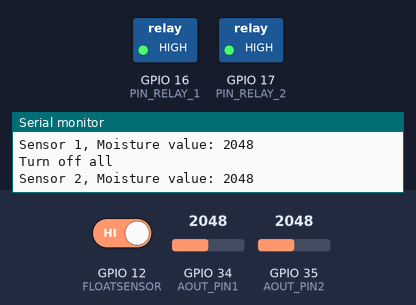
Recording of a sketch running on a simulated ESP32. Shown: switched loads named in the sketch (green lamp = pin HIGH), the last lines printed to the serial monitor. The test bench sets the inputs (shaded band); at power-on: GPIO 34 (AOUT_PIN1) = 2048, GPIO 35 (AOUT_PIN2) = 2048, GPIO 12 (FLOATSENSOR) HIGH.

Above: at 1.2 s.
1.3 s: GPIO 34 (AOUT_PIN1) set to 2157
2.8 s: GPIO 34 (AOUT_PIN1) set to 2232
At 3.7 s:
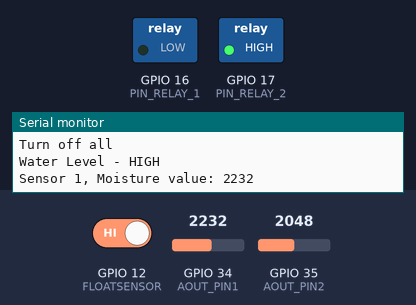
4.4 s: GPIO 35 (AOUT_PIN2) set to 2137
7.4 s: GPIO 35 (AOUT_PIN2) set to 2234
At 7.9 s:
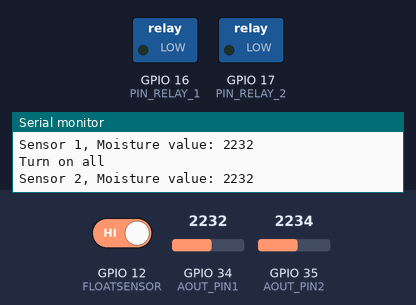
8.9 s: GPIO 34 (AOUT_PIN1) set to 491
At 9.9 s:
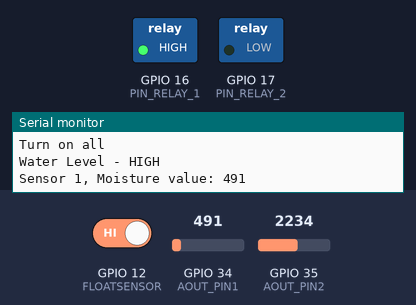
10.5 s: GPIO 12 (FLOATSENSOR) driven LOW
At 11.2 s:
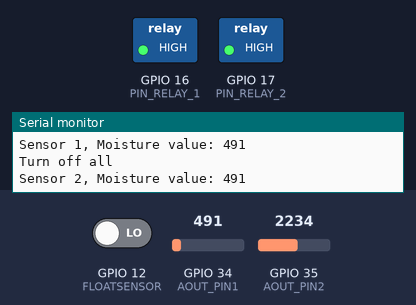
Timing chart, 0 to 13.1 s (numbered marks = the images above; inputs shaded):
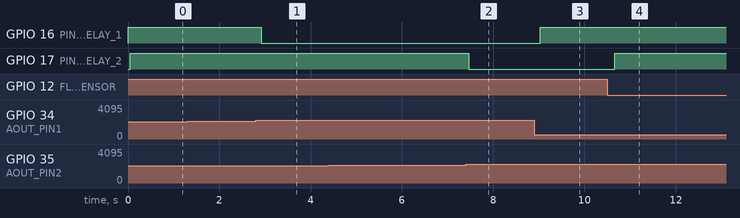

The sketch:

ESP32-Offline.ino
```cpp
#define PIN_RELAY_1  16 // The ESP32 pin GPIO16 connected to the IN1 pin of relay module
#define PIN_RELAY_2  17 // The ESP32 pin GPIO17 connected to the IN2 pin of relay module
// Unused relay, can be turned on if needed
#define PIN_RELAY_3  18 // The ESP32 pin GPIO18 connected to the IN3 pin of relay module
#define PIN_RELAY_4  19 // The ESP32 pin GPIO19 connected to the IN4 pin of relay module
#define AOUT_PIN1 34 // ESP32 pin GPIO36 (ADC0) that connects to AOUT pin of moisture sensor
#define AOUT_PIN2 35 // ESP32 pin GPIO34 (ADC0) that connects to AOUT pin of moisture sensor

#define DRYNESS 2200 // ESP32 pin GPIO34 (ADC0) that connects to AOUT pin of moisture sensor
const int FLOATSENSOR = 12;
bool float_Sensor = true;

// the soil will return 3600 when dry, 2000 when it's wet
void setup() {
  Serial.begin(9600);
  // initialize digital pin as an output.
  pinMode(PIN_RELAY_1, OUTPUT);
  pinMode(PIN_RELAY_2, OUTPUT);
  pinMode(FLOATSENSOR, INPUT_PULLUP);
}
void loop() {


  float_Sensor = digitalRead(FLOATSENSOR);

  if (float_Sensor == HIGH){
    float_Sensor = 1;
    Serial.println("Water Level - HIGH");
  }else {
    float_Sensor = 0;
    Serial.println("Water Level - LOW");
  }
// these should be wrapped into a function, having code like this is not great
// classes aren't neeeded but I will think about maybe writing one if time permits

  int value1 = analogRead(AOUT_PIN1); // read the analog value from sensor
  Serial.print("Sensor 1, Moisture value: ");
  Serial.println(value1);

  if ((value1 > DRYNESS) && (float_Sensor == true)){
  Serial.println("Turn on all");
  digitalWrite(PIN_RELAY_1, LOW);
  }else{
  Serial.println("Turn off all");
  digitalWrite(PIN_RELAY_1, HIGH);
  }


// class/function
  int value2 = analogRead(AOUT_PIN2); // read the analog value from sensor
  Serial.print("Sensor 2, Moisture value: ");
  Serial.println(value1);


  if ((value2 > DRYNESS) && (float_Sensor == true)){
  Serial.println("Turn on all");
  digitalWrite(PIN_RELAY_2, LOW);
  }else{
  Serial.println("Turn off all");
  digitalWrite(PIN_RELAY_2, HIGH);
  }
 }
```

Measured:
- the behaviour switches between 2200 and 2201 on GPIO 34 (AOUT_PIN1) (found by bisection; images 0 and 1)
- the behaviour switches between 2200 and 2201 on GPIO 35 (AOUT_PIN2) (found by bisection; images 1 and 2)
- after the input at 2.8 s, GPIO 16 (PIN_RELAY_1): HIGH → LOW after 0.12 s
- after the input at 7.4 s, GPIO 17 (PIN_RELAY_2): HIGH → LOW after 0.07 s
- after the input at 8.9 s, GPIO 16 (PIN_RELAY_1): LOW → HIGH after 0.13 s
- after the input at 10.5 s, GPIO 17 (PIN_RELAY_2): LOW → HIGH after 0.16 s
